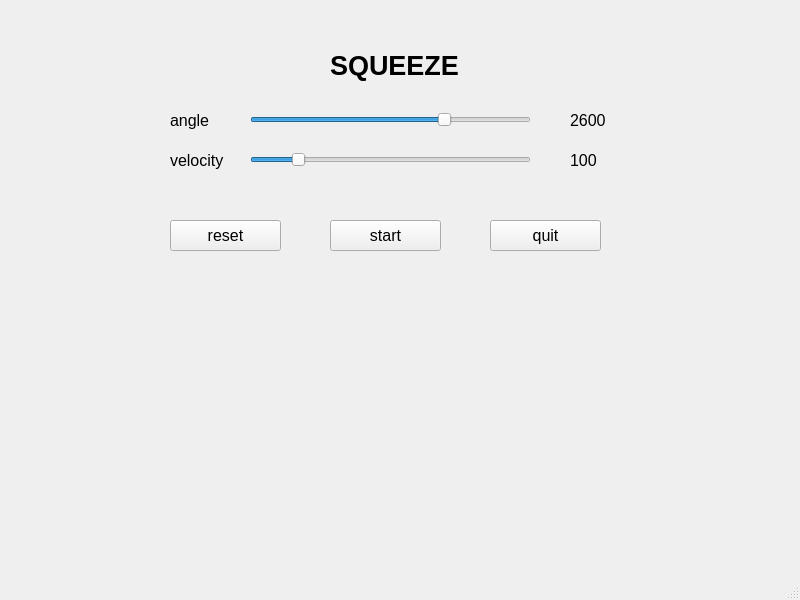
<?xml version="1.0" encoding="UTF-8"?>
<ui version="4.0">
 <class>ThirdLayoutSqueezeWindow</class>
 <widget class="QMainWindow" name="ThirdLayoutSqueezeWindow">
  <property name="geometry">
   <rect>
    <x>0</x>
    <y>0</y>
    <width>800</width>
    <height>600</height>
   </rect>
  </property>
  <property name="windowTitle">
   <string>MainWindow</string>
  </property>
  <widget class="QWidget" name="centralwidget">
   <widget class="QPushButton" name="quitButton">
    <property name="geometry">
     <rect>
      <x>490</x>
      <y>220</y>
      <width>111</width>
      <height>31</height>
     </rect>
    </property>
    <property name="font">
     <font>
      <family>Tahoma</family>
      <pointsize>12</pointsize>
     </font>
    </property>
    <property name="text">
     <string>quit</string>
    </property>
   </widget>
   <widget class="QLabel" name="velocityLabel">
    <property name="geometry">
     <rect>
      <x>170</x>
      <y>150</y>
      <width>61</width>
      <height>21</height>
     </rect>
    </property>
    <property name="font">
     <font>
      <family>Tahoma</family>
      <pointsize>12</pointsize>
     </font>
    </property>
    <property name="text">
     <string>velocity</string>
    </property>
   </widget>
   <widget class="QSlider" name="velocitySlider">
    <property name="geometry">
     <rect>
      <x>250</x>
      <y>150</y>
      <width>281</width>
      <height>20</height>
     </rect>
    </property>
    <property name="minimum">
     <number>10</number>
    </property>
    <property name="maximum">
     <number>600</number>
    </property>
    <property name="value">
     <number>100</number>
    </property>
    <property name="orientation">
     <enum>Qt::Horizontal</enum>
    </property>
   </widget>
   <widget class="QLabel" name="titleLabel">
    <property name="geometry">
     <rect>
      <x>330</x>
      <y>50</y>
      <width>131</width>
      <height>31</height>
     </rect>
    </property>
    <property name="font">
     <font>
      <family>Tahoma</family>
      <pointsize>20</pointsize>
      <weight>75</weight>
      <bold>true</bold>
     </font>
    </property>
    <property name="text">
     <string>SQUEEZE</string>
    </property>
   </widget>
   <widget class="QSlider" name="angleSlider">
    <property name="geometry">
     <rect>
      <x>250</x>
      <y>110</y>
      <width>281</width>
      <height>20</height>
     </rect>
    </property>
    <property name="minimum">
     <number>2194</number>
    </property>
    <property name="maximum">
     <number>2770</number>
    </property>
    <property name="value">
     <number>2600</number>
    </property>
    <property name="orientation">
     <enum>Qt::Horizontal</enum>
    </property>
   </widget>
   <widget class="QPushButton" name="startButton">
    <property name="geometry">
     <rect>
      <x>330</x>
      <y>220</y>
      <width>111</width>
      <height>31</height>
     </rect>
    </property>
    <property name="font">
     <font>
      <family>Tahoma</family>
      <pointsize>12</pointsize>
     </font>
    </property>
    <property name="text">
     <string>start</string>
    </property>
   </widget>
   <widget class="QPushButton" name="resetButton">
    <property name="geometry">
     <rect>
      <x>170</x>
      <y>220</y>
      <width>111</width>
      <height>31</height>
     </rect>
    </property>
    <property name="font">
     <font>
      <family>Tahoma</family>
      <pointsize>12</pointsize>
     </font>
    </property>
    <property name="text">
     <string>reset</string>
    </property>
   </widget>
   <widget class="QLabel" name="angleLabel">
    <property name="geometry">
     <rect>
      <x>170</x>
      <y>110</y>
      <width>41</width>
      <height>21</height>
     </rect>
    </property>
    <property name="font">
     <font>
      <family>Tahoma</family>
      <pointsize>12</pointsize>
     </font>
    </property>
    <property name="text">
     <string>angle</string>
    </property>
   </widget>
   <widget class="QLabel" name="angleVal">
    <property name="geometry">
     <rect>
      <x>570</x>
      <y>110</y>
      <width>41</width>
      <height>21</height>
     </rect>
    </property>
    <property name="font">
     <font>
      <family>Tahoma</family>
      <pointsize>12</pointsize>
     </font>
    </property>
    <property name="text">
     <string>2600</string>
    </property>
   </widget>
   <widget class="QLabel" name="velocityVal">
    <property name="geometry">
     <rect>
      <x>570</x>
      <y>150</y>
      <width>41</width>
      <height>21</height>
     </rect>
    </property>
    <property name="font">
     <font>
      <family>Tahoma</family>
      <pointsize>12</pointsize>
     </font>
    </property>
    <property name="text">
     <string>100</string>
    </property>
   </widget>
  </widget>
  <widget class="QMenuBar" name="menubar">
   <property name="geometry">
    <rect>
     <x>0</x>
     <y>0</y>
     <width>800</width>
     <height>21</height>
    </rect>
   </property>
  </widget>
  <widget class="QStatusBar" name="statusbar"/>
 </widget>
 <resources/>
 <connections/>
</ui>
